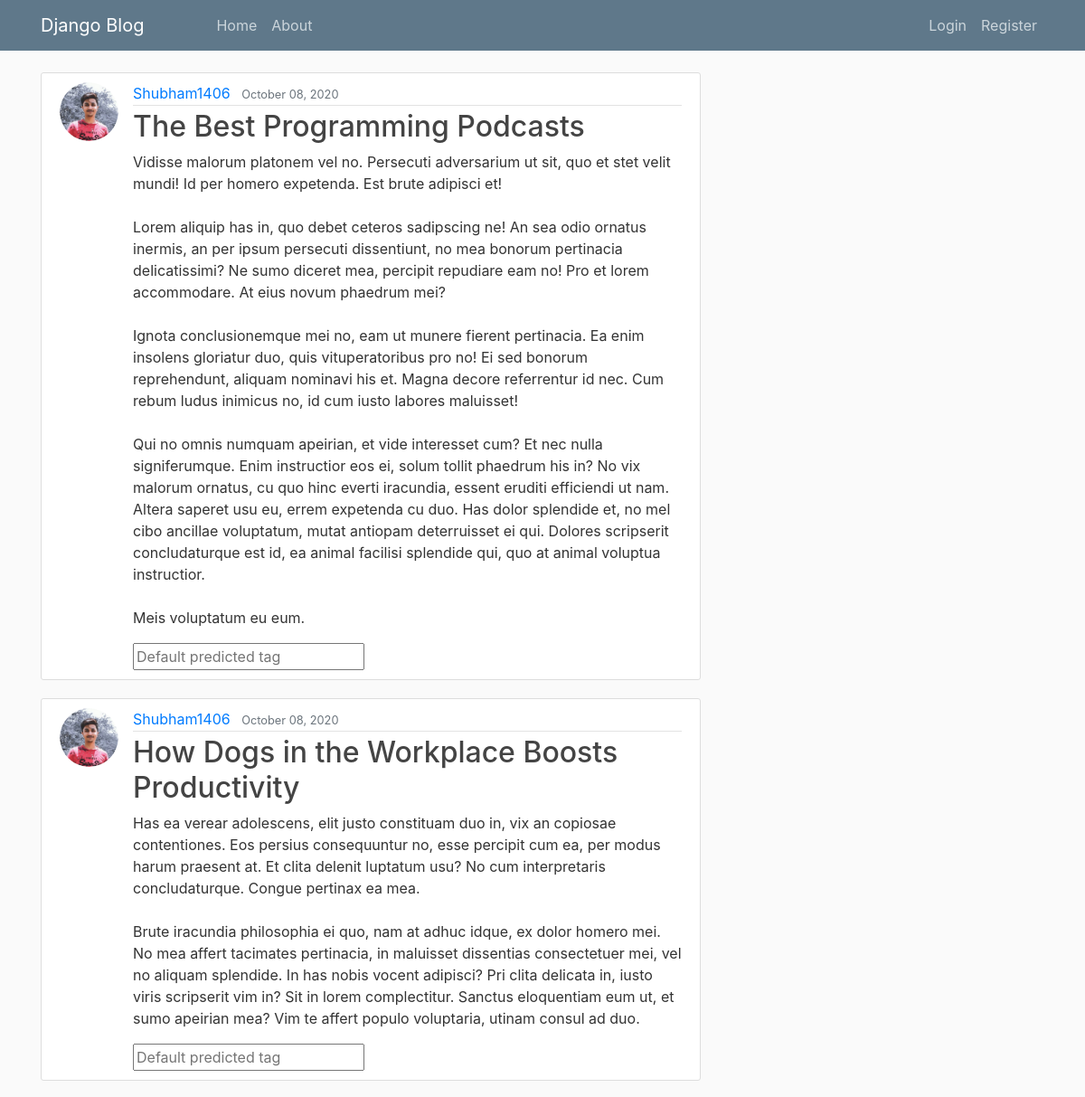
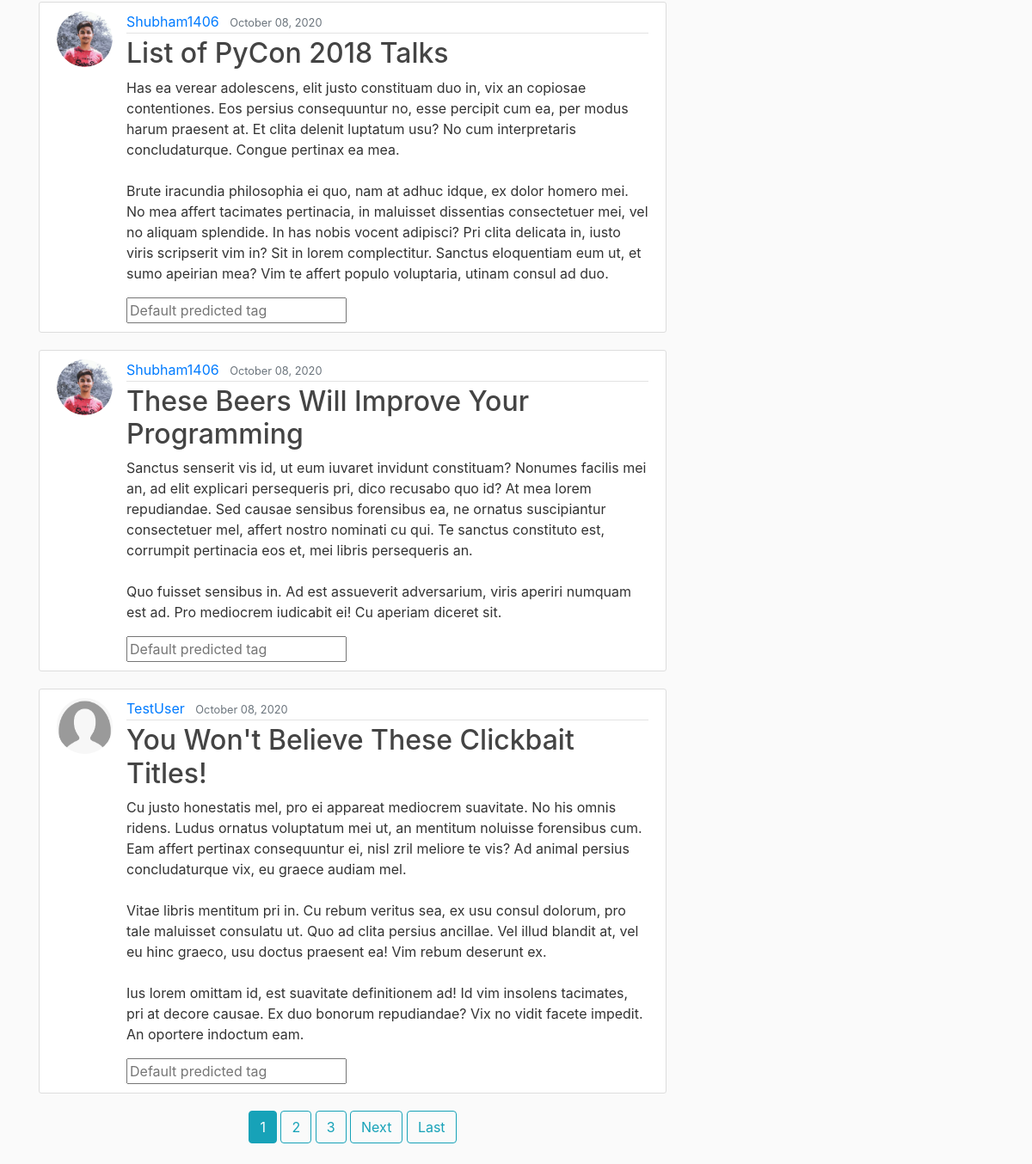
Screenshot of /blog/ with the database file from the repository (2 pictures, top to bottom).
### blog/models.py (models this page shows, shortened)
class Post(models.Model):
    title = models.CharField(max_length=100)
    content = models.TextField()
    date_posted = models.DateTimeField(default= timezone.now) # we didn't write .now() because we didn't want to execute now function here, but when other details are added
    author = models.ForeignKey(User, on_delete= models.CASCADE) # CASCADE will delete the Post if a author is deleted

### users/models.py (models this page shows, shortened)
class Profile(models.Model):
    user = models.OneToOneField(User, on_delete= models.CASCADE)    # OneToOne denotes that one User - one Profile, CASCADE will delete the Profile if User is deleted
    image = models.ImageField(default='default.png', upload_to='profile_pics')      # upload_to, directory where image will be saved

### blog/views.py (the view)
# urls.py: path('', PostListView.as_view(), name='blog-home'), # url of blog app home page
class PostListView(ListView):
    model = Post        # model usage to display the blog
    template_name = 'blog/home.html'    # to use template of home
    context_object_name = 'posts'       # to use posts context to display all blogs
    ordering = ['-date_posted']     # newer to older post
    paginate_by = 5     # to display n Blog on one page

### blog/templates/blog/home.html (shortened to what this page needs)
{% extends "blog/base.html" %}
{% block content%}
    {% for post in posts %}
        <article class="media content-section">
            <img class="rounded-circle article-img" src="{{ post.author.profile.image.url }}">
            <div class="media-body">
                <div class="article-metadata">
                    <a class="mr-2" href="{% url 'user-posts' post.author.username %}">{{ post.author }}</a>
                    <small class="text-muted">{{ post.date_posted|date:"F d, Y" }}</small>
                </div>
                <h2><a class="article-title" href="{% url 'post-detail' post.id %}">{{ post.title }}</a></h2>
                <p class="article-content">{{ post.content }}</p>
                <input type="text" id="tag" name="tag" placeholder="Default predicted tag">
            </div>
            </article>
    {% endfor %}
    <div style="text-align: center;">
        {% if is_paginated %}
            {% for num in page_obj.paginator.page_range %}
                {% if page_obj.number == num %}
                    <a class="btn btn-info mb-4" href="?page={{ num }}">{{ num }}</a>
                {% elif num > page_obj.number|add:'-3' and num < page_obj.number|add:'3' %}
                    <a class="btn btn-outline-info mb-4" href="?page={{ num }}">{{ num }}</a>
                {% endif %}
            {% endfor %}
            {% if page_obj.has_next %}
                <a class="btn btn-outline-info mb-4" href="?page={{ page_obj.next_page_number }}">Next</a>
                <a class="btn btn-outline-info mb-4" href="?page={{ page_obj.paginator.num_pages }}">Last</a>
            {% endif %}
        {% endif %}
        </div>
{% endblock content %}

### blog/templates/blog/base.html (shortened to what this page needs)
{% load static %}
<!DOCTYPE html>
<html>
	<head>
		<link rel="stylesheet" href="https://maxcdn.bootstrapcdn.com/bootstrap/4.0.0/css/bootstrap.min.css">
		<link rel="stylesheet" type="text/css" href="{% static 'blog/css/main.css' %}">
	</head>
	<body>
		<header class="site-header">
			<nav class="navbar navbar-expand-md navbar-dark bg-steel fixed-top">
			  <div class="container">
				<a class="navbar-brand mr-4" href="{% url 'blog-home' %}">Django Blog</a>
				<div class="collapse navbar-collapse" id="navbarToggle">
				  <div class="navbar-nav ml-5 mr-auto">
					<a class="nav-item nav-link" href="{% url 'blog-home' %}">Home</a>
					<a class="nav-item nav-link" href="{% url 'blog-about' %}">About</a>
				  </div>
				  <div class="navbar-nav">
						{% if user.is_authenticated %}
							<a class="nav-item nav-link px-3" href="{% url 'post-create' %}">New Blog</a>
							<a class="nav-item nav-link pr-5" href="{% url 'user-posts' user.username %}">Your Blogs</a>
							<a class="nav-item nav-link px-3" href="{% url 'profile' %}">Profile</a>
							<a class="nav-item nav-link px-3" href="{% url 'logout' %}">Logout</a>
						{% else %}
							<a class="nav-item nav-link" href="{% url 'login' %}">Login</a>
							<a class="nav-item nav-link" href="{% url 'register' %}">Register</a>
						{% endif %}
				  </div>
				</div>
			  </div>
			</nav>
		  </header>
		  <main role="main" class="container">
			<div class="row">
			  <div class="col-md-8">
				{% block content %}{% endblock %}
			  </div>
			</div>
		  </main>
	</body>
</html>

### blog/static/blog/css/main.css (style rules this page uses)
body { background: #fafafa; color: #333333; margin-top: 5rem; }
h1, h2, h3, h4, h5, h6 { color: #444444; }
.bg-steel { background-color: #5f788a; }
.site-header .navbar-nav .nav-link { color: #cbd5db; }
.content-section { background: #ffffff; padding: 10px 20px; border: 1px solid #dddddd; border-radius: 3px; margin-bottom: 20px; }
.article-title { color: #444444; }
.article-content { white-space: pre-line; }
.article-img { height: 65px; width: 65px; margin-right: 16px; }
.article-metadata { padding-bottom: 1px; margin-bottom: 4px; border-bottom: 1px solid #e3e3e3 }

### rows the page displays
Post: author.profile.image (picture), author "Shubham1406", date_posted "October 08, 2020", title "The Best Programming Podcasts", content "Vidisse malorum platonem vel no. Persecuti adversarium ut sit, quo et stet velit mundi! Id per homero expetenda. Est brute adipisci et! Lorem aliquip has in, quo debet ceteros sadipscing ne! An sea odio ornatus inermis, an per ipsum persecuti dissentiunt, no mea bonorum pertinacia delicatissimi? Ne sumo diceret mea, percipit repudiare eam no! Pro et lorem accommodare. At eius novum phaedrum mei? Ignota conclusionemque mei no, eam ut munere fierent pertinacia. Ea enim insolens gloriatur duo, quis vituperatoribus pro no! Ei sed bonorum reprehendunt, aliquam nominavi his et. Magna decore referrentur id nec. Cum rebum ludus inimicus no, id cum iusto labores maluisset! Qui no omnis numquam…"
Post: author.profile.image (picture), author "Shubham1406", date_posted "October 08, 2020", title "How Dogs in the Workplace Boosts Productivity", content "Has ea verear adolescens, elit justo constituam duo in, vix an copiosae contentiones. Eos persius consequuntur no, esse percipit cum ea, per modus harum praesent at. Et clita delenit luptatum usu? No cum interpretaris concludaturque. Congue pertinax ea mea. Brute iracundia philosophia ei quo, nam at adhuc idque, ex dolor homero mei. No mea affert tacimates pertinacia, in maluisset dissentias consectetuer mei, vel no aliquam splendide. In has nobis vocent adipisci? Pri clita delicata in, iusto viris scripserit vim in? Sit in lorem complectitur. Sanctus eloquentiam eum ut, et sumo apeirian mea? Vim te affert populo voluptaria, utinam consul ad duo."
Post: author.profile.image (picture), author "Shubham1406", date_posted "October 08, 2020", title "List of PyCon 2018 Talks", content "Has ea verear adolescens, elit justo constituam duo in, vix an copiosae contentiones. Eos persius consequuntur no, esse percipit cum ea, per modus harum praesent at. Et clita delenit luptatum usu? No cum interpretaris concludaturque. Congue pertinax ea mea. Brute iracundia philosophia ei quo, nam at adhuc idque, ex dolor homero mei. No mea affert tacimates pertinacia, in maluisset dissentias consectetuer mei, vel no aliquam splendide. In has nobis vocent adipisci? Pri clita delicata in, iusto viris scripserit vim in? Sit in lorem complectitur. Sanctus eloquentiam eum ut, et sumo apeirian mea? Vim te affert populo voluptaria, utinam consul ad duo."
Post: author.profile.image (picture), author "Shubham1406", date_posted "October 08, 2020", title "These Beers Will Improve Your Programming", content "Sanctus senserit vis id, ut eum iuvaret invidunt constituam? Nonumes facilis mei an, ad elit explicari persequeris pri, dico recusabo quo id? At mea lorem repudiandae. Sed causae sensibus forensibus ea, ne ornatus suscipiantur consectetuer mel, affert nostro nominati cu qui. Te sanctus constituto est, corrumpit pertinacia eos et, mei libris persequeris an. Quo fuisset sensibus in. Ad est assueverit adversarium, viris aperiri numquam est ad. Pro mediocrem iudicabit ei! Cu aperiam diceret sit."
Post: author.profile.image (placeholder picture), author "TestUser", date_posted "October 08, 2020", title "You Won't Believe These Clickbait Titles!", content "Cu justo honestatis mel, pro ei appareat mediocrem suavitate. No his omnis ridens. Ludus ornatus voluptatum mei ut, an mentitum noluisse forensibus cum. Eam affert pertinax consequuntur ei, nisl zril meliore te vis? Ad animal persius concludaturque vix, eu graece audiam mel. Vitae libris mentitum pri in. Cu rebum veritus sea, ex usu consul dolorum, pro tale maluisset consulatu ut. Quo ad clita persius ancillae. Vel illud blandit at, vel eu hinc graeco, usu doctus praesent ea! Vim rebum deserunt ex. Ius lorem omittam id, est suavitate definitionem ad! Id vim insolens tacimates, pri at decore causae. Ex duo bonorum repudiandae? Vix no vidit facete impedit. An oportere indoctum eam."

### other values shown
{{ num }} "1"
{{ num }} "2" "3"
